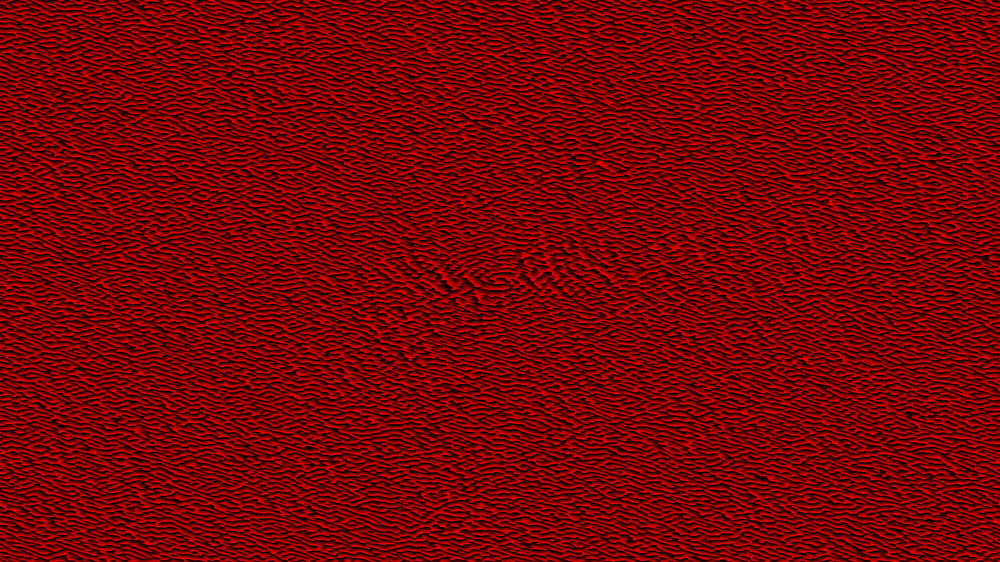
#> input picture FFT of imgs/GS/3D_dear_fit_sh_1_C_noL.png, 1000 x 562 px, shrunk from 1920 x 1080 before the run, found by its file name
$ python IFT_check.py
#> lines starting #> are read from the running program, lines starting #| are printed output that depends on the picture
# -*- coding: utf-8 -*-
"""
Created on Sat Dec 14 17:55:01 2024

@author: gaosh
"""

from PIL import Image
import numpy as np
import matplotlib.pyplot as plt
from scipy.fft import fft2, fftshift,ifft2,ifftshift

im_GS=plt.imread("C:/Users/gaosh/Documents/python/Computer-Generate-Hologram/FFT of imgs/GS/3D_dear_fit_sh_1_C_noL.png")
#> im_GS is the input picture: shape (562, 1000, 3) float32; mean R, G, B 0.467, 0, 0
im_MP=plt.imread("C:/Users/gaosh/Documents/python/Computer-Generate-Hologram/Wirting_Holography/3D_dear_fit_sh_10_C_noL.png")
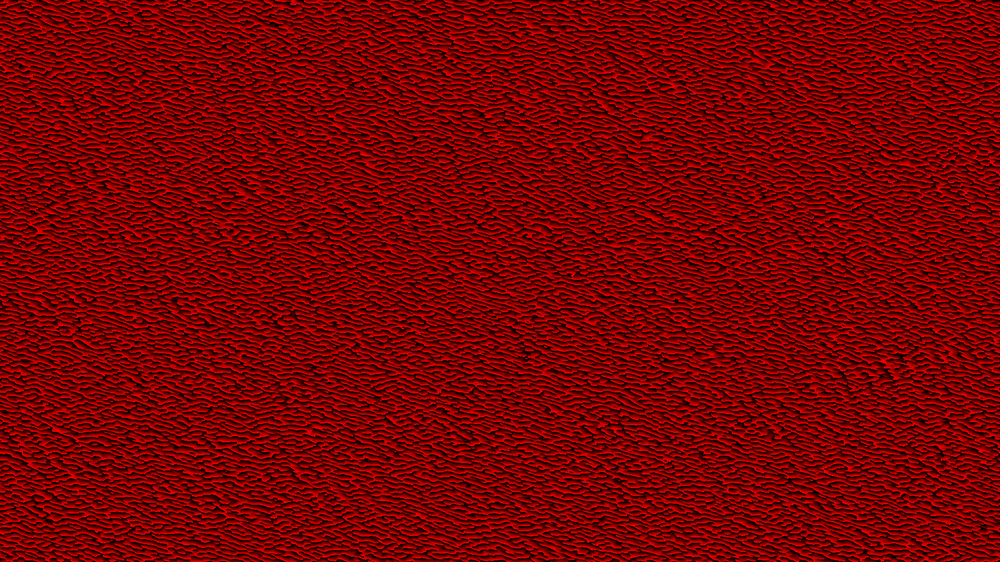
#> input picture Wirting_Holography/3D_dear_fit_sh_10_C_noL.png, 1000 x 562 px, shrunk from 1920 x 1080 before the run, found by its file name
#> im_MP is the input picture: shape (562, 1000, 3) float32; mean R, G, B 0.467, 0, 0
im_GS_R=im_GS[:,:,0]*255
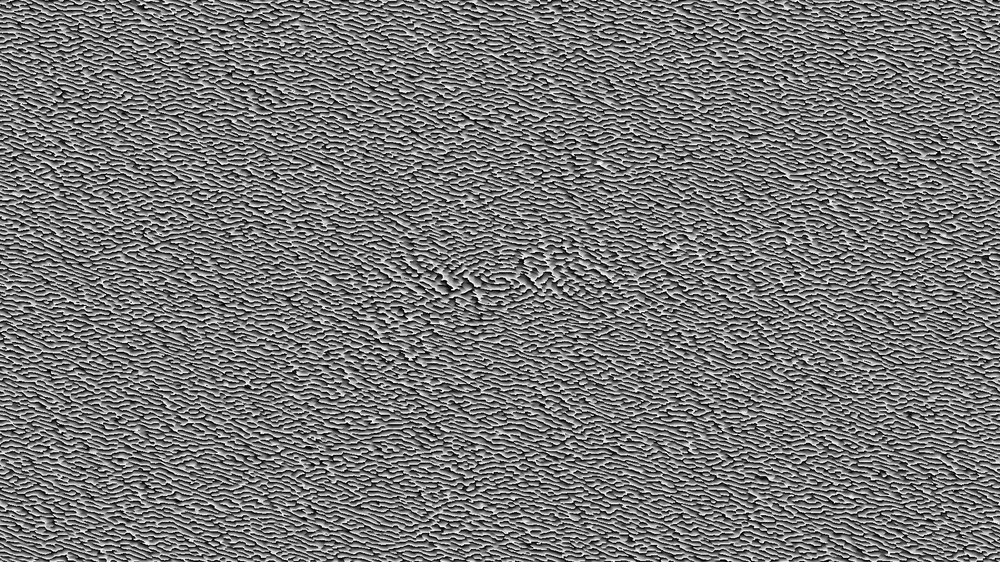
#> im_GS_R: shape (562, 1000) float32; min 0, max 255, mean 119.2
im_MP_R=im_MP[:,:,0]*255
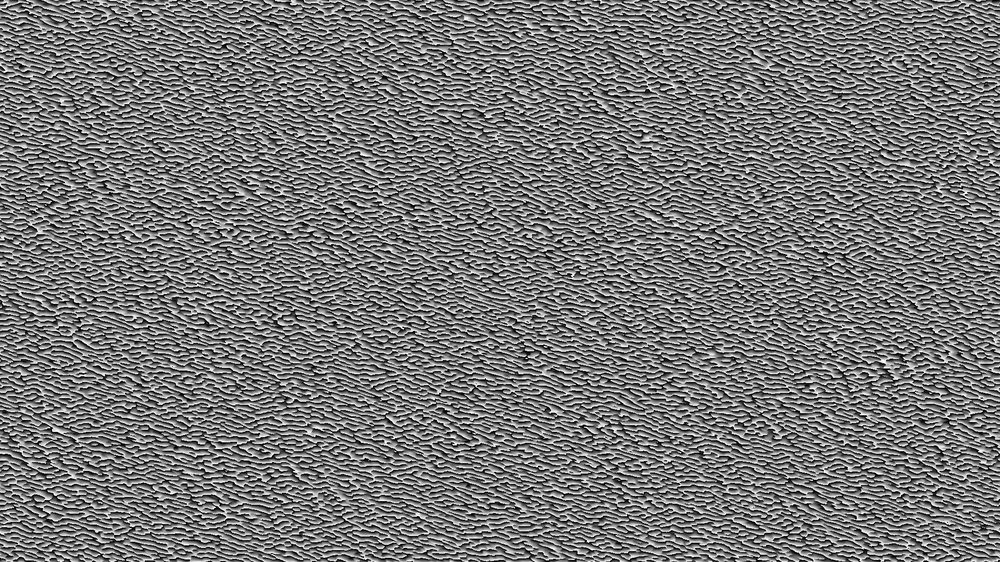
#> im_MP_R: shape (562, 1000) float32; min 0, max 255, mean 119.1

im_GS_R_angle=(im_GS_R/255)*1.8*np.pi
im_MP_R_angle=(im_MP_R/255)*1.8*np.pi

current_field_GS = ifft2(ifftshift(np.exp(1j * im_GS_R_angle)))
current_field_MP = ifft2(ifftshift(np.exp(1j * im_MP_R_angle)))

plt.figure()
# Reconstructed amplitude
plt.title("GS")
plt.imshow(np.abs(current_field_GS), cmap="Reds")
plt.colorbar()
plt.show()
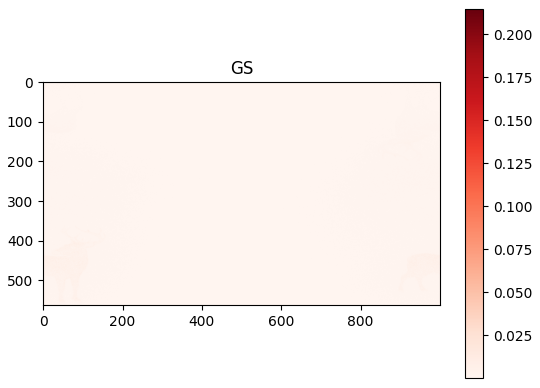
#> figure drawn by matplotlib, 2 panels

plt.figure()
# Reconstruction error
# error = np.abs(np.abs(im_shift) - final_field)
plt.title("MP")
plt.imshow(np.abs(current_field_MP), cmap="Reds")
plt.colorbar()
plt.show()
